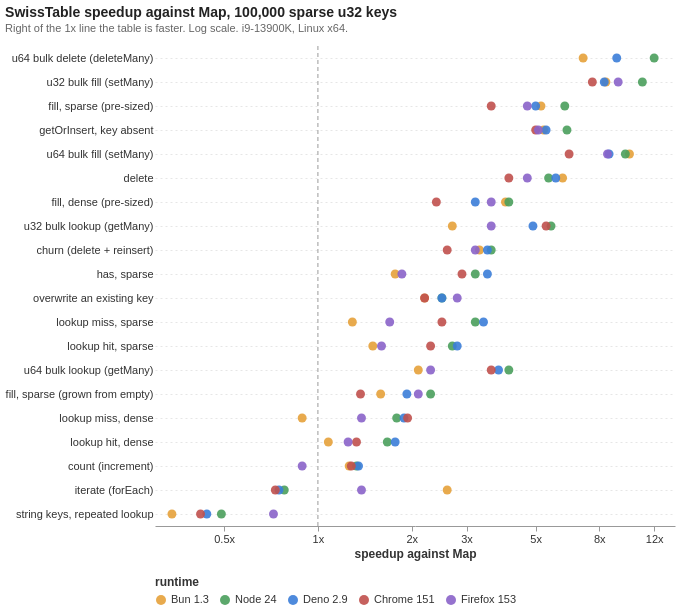

The specification (Vega-Lite) saved for this image:
### Vega-Lite specification from a JSON file in a GitHub repository (floating-point values rounded to 4 significant figures)
{"$schema": "https://vega.github.io/schema/vega-lite/v5.json", "title": {"text": "SwissTable speedup against Map, 100,000 sparse u32 keys", "subtitle": "Right of the 1x line the table is faster. Log scale. i9-13900K, Linux x64."}, "width": 520, "height": {"step": 24}, "encoding": {"x": {"field": "speedup", "type": "quantitative", "scale": {"type": "log", "domain": [0.3, 14], "nice": false}, "axis": {"title": "speedup against Map", "values": [0.5, 1, 2, 3, 5, 8, 12], "format": "~g", "labelExpr": "datum.value + 'x'", "grid": false}}}, "layer": [{"data": {"values": [{"speedup": 1}]}, "mark": {"type": "rule", "color": "#9a9a9a", "strokeDash": [4, 3]}}, {"data": {"values": [{"workload": "u64 bulk delete (deleteMany)", "runtime": "Bun 1.3", "speedup": 7.1}, {"workload": "u64 bulk delete (deleteMany)", "runtime": "Node 24", "speedup": 12}, {"workload": "u64 bulk delete (deleteMany)", "runtime": "Deno 2.9", "speedup": 9.1}, {"workload": "u32 bulk fill (setMany)", "runtime": "Bun 1.3", "speedup": 8.4}, {"workload": "u32 bulk fill (setMany)", "runtime": "Node 24", "speedup": 11}, {"workload": "u32 bulk fill (setMany)", "runtime": "Deno 2.9", "speedup": 8.3}, {"workload": "u32 bulk fill (setMany)", "runtime": "Chrome 151", "speedup": 7.6}, {"workload": "u32 bulk fill (setMany)", "runtime": "Firefox 153", "speedup": 9.2}, {"workload": "fill, sparse (pre-sized)", "runtime": "Bun 1.3", "speedup": 5.2}, {"workload": "fill, sparse (pre-sized)", "runtime": "Node 24", "speedup": 6.2}, {"workload": "fill, sparse (pre-sized)", "runtime": "Deno 2.9", "speedup": 5}, {"workload": "fill, sparse (pre-sized)", "runtime": "Chrome 151", "speedup": 3.6}, {"workload": "fill, sparse (pre-sized)", "runtime": "Firefox 153", "speedup": 4.7}, {"workload": "getOrInsert, key absent", "runtime": "Bun 1.3", "speedup": 5.3}, {"workload": "getOrInsert, key absent", "runtime": "Node 24", "speedup": 6.3}, {"workload": "getOrInsert, key absent", "runtime": "Deno 2.9", "speedup": 5.4}, {"workload": "getOrInsert, key absent", "runtime": "Chrome 151", "speedup": 5}, {"workload": "getOrInsert, key absent", "runtime": "Firefox 153", "speedup": 5.1}, {"workload": "u64 bulk fill (setMany)", "runtime": "Bun 1.3", "speedup": 10}, {"workload": "u64 bulk fill (setMany)", "runtime": "Node 24", "speedup": 9.7}, {"workload": "u64 bulk fill (setMany)", "runtime": "Deno 2.9", "speedup": 8.6}, {"workload": "u64 bulk fill (setMany)", "runtime": "Chrome 151", "speedup": 6.4}, {"workload": "u64 bulk fill (setMany)", "runtime": "Firefox 153", "speedup": 8.5}, {"workload": "delete", "runtime": "Bun 1.3", "speedup": 6.1}, {"workload": "delete", "runtime": "Node 24", "speedup": 5.5}, {"workload": "delete", "runtime": "Deno 2.9", "speedup": 5.8}, {"workload": "delete", "runtime": "Chrome 151", "speedup": 4.1}, {"workload": "delete", "runtime": "Firefox 153", "speedup": 4.7}, {"workload": "fill, dense (pre-sized)", "runtime": "Bun 1.3", "speedup": 4}, {"workload": "fill, dense (pre-sized)", "runtime": "Node 24", "speedup": 4.1}, {"workload": "fill, dense (pre-sized)", "runtime": "Deno 2.9", "speedup": 3.2}, {"workload": "fill, dense (pre-sized)", "runtime": "Chrome 151", "speedup": 2.4}, {"workload": "fill, dense (pre-sized)", "runtime": "Firefox 153", "speedup": 3.6}, {"workload": "u32 bulk lookup (getMany)", "runtime": "Bun 1.3", "speedup": 2.7}, {"workload": "u32 bulk lookup (getMany)", "runtime": "Node 24", "speedup": 5.6}, {"workload": "u32 bulk lookup (getMany)", "runtime": "Deno 2.9", "speedup": 4.9}, {"workload": "u32 bulk lookup (getMany)", "runtime": "Chrome 151", "speedup": 5.4}, {"workload": "u32 bulk lookup (getMany)", "runtime": "Firefox 153", "speedup": 3.6}, {"workload": "churn (delete + reinsert)", "runtime": "Bun 1.3", "speedup": 3.3}, {"workload": "churn (delete + reinsert)", "runtime": "Node 24", "speedup": 3.6}, {"workload": "churn (delete + reinsert)", "runtime": "Deno 2.9", "speedup": 3.5}, {"workload": "churn (delete + reinsert)", "runtime": "Chrome 151", "speedup": 2.6}, {"workload": "churn (delete + reinsert)", "runtime": "Firefox 153", "speedup": 3.2}, {"workload": "has, sparse", "runtime": "Bun 1.3", "speedup": 1.77}, {"workload": "has, sparse", "runtime": "Node 24", "speedup": 3.2}, {"workload": "has, sparse", "runtime": "Deno 2.9", "speedup": 3.5}, {"workload": "has, sparse", "runtime": "Chrome 151", "speedup": 2.9}, {"workload": "has, sparse", "runtime": "Firefox 153", "speedup": 1.86}, {"workload": "overwrite an existing key", "runtime": "Bun 1.3", "speedup": 2.2}, {"workload": "overwrite an existing key", "runtime": "Node 24", "speedup": 2.5}, {"workload": "overwrite an existing key", "runtime": "Deno 2.9", "speedup": 2.5}, {"workload": "overwrite an existing key", "runtime": "Chrome 151", "speedup": 2.2}, {"workload": "overwrite an existing key", "runtime": "Firefox 153", "speedup": 2.8}, {"workload": "lookup miss, sparse", "runtime": "Bun 1.3", "speedup": 1.29}, {"workload": "lookup miss, sparse", "runtime": "Node 24", "speedup": 3.2}, {"workload": "lookup miss, sparse", "runtime": "Deno 2.9", "speedup": 3.4}, {"workload": "lookup miss, sparse", "runtime": "Chrome 151", "speedup": 2.5}, {"workload": "lookup miss, sparse", "runtime": "Firefox 153", "speedup": 1.7}, {"workload": "lookup hit, sparse", "runtime": "Bun 1.3", "speedup": 1.5}, {"workload": "lookup hit, sparse", "runtime": "Node 24", "speedup": 2.7}, {"workload": "lookup hit, sparse", "runtime": "Deno 2.9", "speedup": 2.8}, {"workload": "lookup hit, sparse", "runtime": "Chrome 151", "speedup": 2.3}, {"workload": "lookup hit, sparse", "runtime": "Firefox 153", "speedup": 1.6}, {"workload": "u64 bulk lookup (getMany)", "runtime": "Bun 1.3", "speedup": 2.1}, {"workload": "u64 bulk lookup (getMany)", "runtime": "Node 24", "speedup": 4.1}, {"workload": "u64 bulk lookup (getMany)", "runtime": "Deno 2.9", "speedup": 3.8}, {"workload": "u64 bulk lookup (getMany)", "runtime": "Chrome 151", "speedup": 3.6}, {"workload": "u64 bulk lookup (getMany)", "runtime": "Firefox 153", "speedup": 2.3}, {"workload": "fill, sparse (grown from empty)", "runtime": "Bun 1.3", "speedup": 1.59}, {"workload": "fill, sparse (grown from empty)", "runtime": "Node 24", "speedup": 2.3}, {"workload": "fill, sparse (grown from empty)", "runtime": "Deno 2.9", "speedup": 1.93}, {"workload": "fill, sparse (grown from empty)", "runtime": "Chrome 151", "speedup": 1.37}, {"workload": "fill, sparse (grown from empty)", "runtime": "Firefox 153", "speedup": 2.1}, {"workload": "lookup miss, dense", "runtime": "Bun 1.3", "speedup": 0.89}, {"workload": "lookup miss, dense", "runtime": "Node 24", "speedup": 1.79}, {"workload": "lookup miss, dense", "runtime": "Deno 2.9", "speedup": 1.89}, {"workload": "lookup miss, dense", "runtime": "Chrome 151", "speedup": 1.94}, {"workload": "lookup miss, dense", "runtime": "Firefox 153", "speedup": 1.38}, {"workload": "lookup hit, dense", "runtime": "Bun 1.3", "speedup": 1.08}, {"workload": "lookup hit, dense", "runtime": "Node 24", "speedup": 1.67}, {"workload": "lookup hit, dense", "runtime": "Deno 2.9", "speedup": 1.77}, {"workload": "lookup hit, dense", "runtime": "Chrome 151", "speedup": 1.33}, {"workload": "lookup hit, dense", "runtime": "Firefox 153", "speedup": 1.25}, {"workload": "count (increment)", "runtime": "Bun 1.3", "speedup": 1.26}, {"workload": "count (increment)", "runtime": "Node 24", "speedup": 1.33}, {"workload": "count (increment)", "runtime": "Deno 2.9", "speedup": 1.35}, {"workload": "count (increment)", "runtime": "Chrome 151", "speedup": 1.28}, {"workload": "count (increment)", "runtime": "Firefox 153", "speedup": 0.89}, {"workload": "iterate (forEach)", "runtime": "Bun 1.3", "speedup": 2.6}, {"workload": "iterate (forEach)", "runtime": "Node 24", "speedup": 0.78}, {"workload": "iterate (forEach)", "runtime": "Deno 2.9", "speedup": 0.75}, {"workload": "iterate (forEach)", "runtime": "Chrome 151", "speedup": 0.73}, {"workload": "iterate (forEach)", "runtime": "Firefox 153", "speedup": 1.38}, {"workload": "string keys, repeated lookup", "runtime": "Bun 1.3", "speedup": 0.34}, {"workload": "string keys, repeated lookup", "runtime": "Node 24", "speedup": 0.49}, {"workload": "string keys, repeated lookup", "runtime": "Deno 2.9", "speedup": 0.44}, {"workload": "string keys, repeated lookup", "runtime": "Chrome 151", "speedup": 0.42}, {"workload": "string keys, repeated lookup", "runtime": "Firefox 153", "speedup": 0.72}]}, "mark": {"type": "point", "filled": true, "size": 80, "opacity": 0.9}, "encoding": {"y": {"field": "workload", "type": "nominal", "sort": ["u64 bulk delete (deleteMany)", "u32 bulk fill (setMany)", "fill, sparse (pre-sized)", "getOrInsert, key absent", "u64 bulk fill (setMany)", "delete", "fill, dense (pre-sized)", "u32 bulk lookup (getMany)", "churn (delete + reinsert)", "has, sparse", "overwrite an existing key", "lookup miss, sparse", "lookup hit, sparse", "u64 bulk lookup (getMany)", "fill, sparse (grown from empty)", "lookup miss, dense", "lookup hit, dense", "count (increment)", "iterate (forEach)", "string keys, repeated lookup"], "title": null, "axis": {"labelLimit": 220, "grid": true, "gridDash": [2, 3], "ticks": false, "domain": false}}, "color": {"field": "runtime", "type": "nominal", "sort": ["Bun 1.3", "Node 24", "Deno 2.9", "Chrome 151", "Firefox 153"], "title": "runtime", "legend": {"orient": "bottom", "direction": "horizontal", "columns": 5, "symbolType": "circle"}}, "tooltip": [{"field": "workload"}, {"field": "runtime"}, {"field": "speedup", "format": ".2f"}]}}], "config": {"background": "#ffffff", "view": {"stroke": null}, "axis": {"labelFont": "Helvetica, Arial, sans-serif", "titleFont": "Helvetica, Arial, sans-serif", "labelFontSize": 11, "titleFontSize": 12, "labelColor": "#333", "titleColor": "#333", "domainColor": "#999", "tickColor": "#999", "gridColor": "#e6e6e6"}, "legend": {"labelFont": "Helvetica, Arial, sans-serif", "titleFont": "Helvetica, Arial, sans-serif", "labelFontSize": 11, "titleFontSize": 12, "labelColor": "#333", "titleColor": "#333"}, "title": {"font": "Helvetica, Arial, sans-serif", "fontSize": 14, "subtitleFont": "Helvetica, Arial, sans-serif", "subtitleFontSize": 11, "subtitleColor": "#666", "color": "#222", "anchor": "start", "offset": 12}, "range": {"category": ["#e5a13a", "#4a9e5c", "#3b7dd8", "#c0504d", "#8a63c9"]}}}
